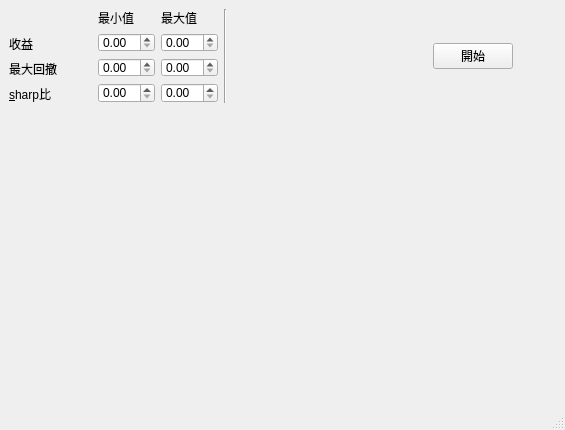
<?xml version="1.0" encoding="UTF-8"?>
<ui version="4.0">
 <class>LayoutDemo</class>
 <widget class="QMainWindow" name="LayoutDemo">
  <property name="geometry">
   <rect>
    <x>0</x>
    <y>0</y>
    <width>565</width>
    <height>430</height>
   </rect>
  </property>
  <property name="sizePolicy">
   <sizepolicy hsizetype="Minimum" vsizetype="Preferred">
    <horstretch>3</horstretch>
    <verstretch>6</verstretch>
   </sizepolicy>
  </property>
  <property name="windowTitle">
   <string>MainWindow</string>
  </property>
  <widget class="QWidget" name="centralwidget">
   <widget class="QWidget" name="layoutWidget">
    <property name="geometry">
     <rect>
      <x>9</x>
      <y>9</y>
      <width>504</width>
      <height>94</height>
     </rect>
    </property>
    <layout class="QHBoxLayout" name="horizontalLayout">
     <property name="sizeConstraint">
      <enum>QLayout::SetDefaultConstraint</enum>
     </property>
     <item>
      <layout class="QVBoxLayout" name="verticalLayout">
       <item>
        <widget class="QLabel" name="label_6">
         <property name="text">
          <string/>
         </property>
        </widget>
       </item>
       <item>
        <widget class="QLabel" name="label_3">
         <property name="sizePolicy">
          <sizepolicy hsizetype="Preferred" vsizetype="Preferred">
           <horstretch>0</horstretch>
           <verstretch>0</verstretch>
          </sizepolicy>
         </property>
         <property name="text">
          <string>收益</string>
         </property>
         <property name="buddy">
          <cstring>doubleSpinBox_returns_min</cstring>
         </property>
        </widget>
       </item>
       <item>
        <widget class="QLabel" name="label_4">
         <property name="sizePolicy">
          <sizepolicy hsizetype="Preferred" vsizetype="Preferred">
           <horstretch>0</horstretch>
           <verstretch>0</verstretch>
          </sizepolicy>
         </property>
         <property name="text">
          <string>最大回撤</string>
         </property>
         <property name="buddy">
          <cstring>doubleSpinBox_maxdrawdown_min</cstring>
         </property>
        </widget>
       </item>
       <item>
        <widget class="QLabel" name="label_5">
         <property name="sizePolicy">
          <sizepolicy hsizetype="Preferred" vsizetype="Preferred">
           <horstretch>0</horstretch>
           <verstretch>0</verstretch>
          </sizepolicy>
         </property>
         <property name="text">
          <string>&amp;sharp比</string>
         </property>
         <property name="buddy">
          <cstring>doubleSpinBox_sharp_min</cstring>
         </property>
        </widget>
       </item>
      </layout>
     </item>
     <item>
      <spacer name="verticalSpacer">
       <property name="orientation">
        <enum>Qt::Vertical</enum>
       </property>
       <property name="sizeHint" stdset="0">
        <size>
         <width>20</width>
         <height>40</height>
        </size>
       </property>
      </spacer>
     </item>
     <item>
      <layout class="QGridLayout" name="gridLayout">
       <item row="0" column="0">
        <widget class="QLabel" name="label">
         <property name="sizePolicy">
          <sizepolicy hsizetype="Preferred" vsizetype="Preferred">
           <horstretch>0</horstretch>
           <verstretch>0</verstretch>
          </sizepolicy>
         </property>
         <property name="text">
          <string>最小值</string>
         </property>
        </widget>
       </item>
       <item row="0" column="1">
        <widget class="QLabel" name="label_2">
         <property name="text">
          <string>最大值</string>
         </property>
        </widget>
       </item>
       <item row="1" column="0">
        <widget class="QDoubleSpinBox" name="doubleSpinBox_returns_min">
         <property name="sizePolicy">
          <sizepolicy hsizetype="Minimum" vsizetype="Fixed">
           <horstretch>0</horstretch>
           <verstretch>1</verstretch>
          </sizepolicy>
         </property>
         <property name="maximum">
          <double>0.800000000000000</double>
         </property>
         <property name="singleStep">
          <double>0.010000000000000</double>
         </property>
        </widget>
       </item>
       <item row="1" column="1">
        <widget class="QDoubleSpinBox" name="doubleSpinBox_returns_max"/>
       </item>
       <item row="2" column="0">
        <widget class="QDoubleSpinBox" name="doubleSpinBox_maxdrawdown_min"/>
       </item>
       <item row="2" column="1">
        <widget class="QDoubleSpinBox" name="doubleSpinBox_maxdrawdown_max"/>
       </item>
       <item row="3" column="0">
        <widget class="QDoubleSpinBox" name="doubleSpinBox_sharp_min"/>
       </item>
       <item row="3" column="1">
        <widget class="QDoubleSpinBox" name="doubleSpinBox_sharp_max"/>
       </item>
      </layout>
     </item>
     <item>
      <widget class="Line" name="line">
       <property name="orientation">
        <enum>Qt::Vertical</enum>
       </property>
      </widget>
     </item>
     <item>
      <spacer name="horizontalSpacer">
       <property name="orientation">
        <enum>Qt::Horizontal</enum>
       </property>
       <property name="sizeType">
        <enum>QSizePolicy::Preferred</enum>
       </property>
       <property name="sizeHint" stdset="0">
        <size>
         <width>200</width>
         <height>20</height>
        </size>
       </property>
      </spacer>
     </item>
     <item>
      <widget class="QPushButton" name="pushButton">
       <property name="sizePolicy">
        <sizepolicy hsizetype="Fixed" vsizetype="Maximum">
         <horstretch>0</horstretch>
         <verstretch>0</verstretch>
        </sizepolicy>
       </property>
       <property name="minimumSize">
        <size>
         <width>0</width>
         <height>0</height>
        </size>
       </property>
       <property name="text">
        <string>開始</string>
       </property>
      </widget>
     </item>
    </layout>
   </widget>
  </widget>
  <widget class="QMenuBar" name="menubar">
   <property name="geometry">
    <rect>
     <x>0</x>
     <y>0</y>
     <width>565</width>
     <height>23</height>
    </rect>
   </property>
  </widget>
  <widget class="QStatusBar" name="statusbar"/>
 </widget>
 <resources/>
 <connections/>
</ui>
